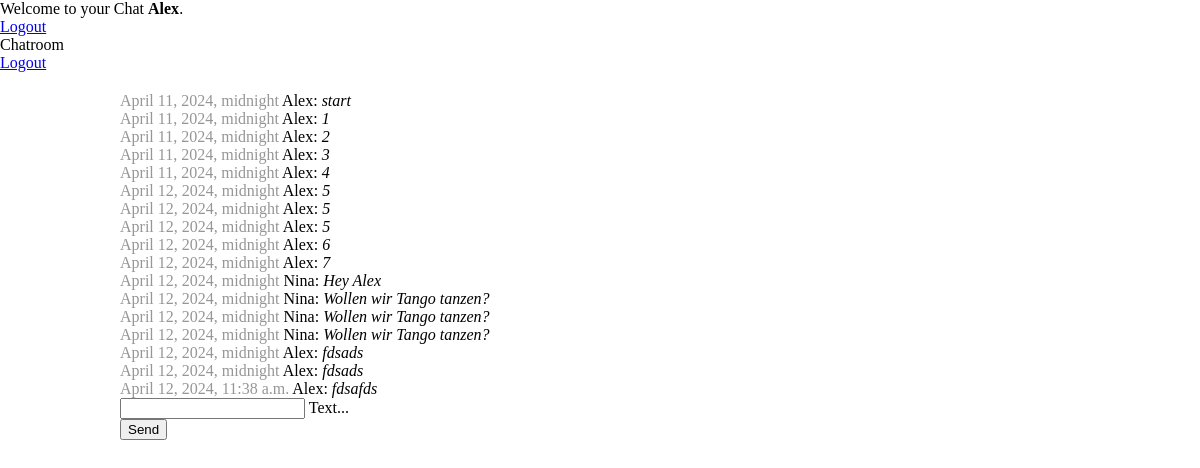
The app's page / (signed in) with its own data.
### chat/models.py (models this page shows)
class Message(models.Model):
    text = models.CharField(max_length=500)
    created_at = models.DateTimeField(default=timezone.now)
    chat = models.ForeignKey(Chat, on_delete=models.CASCADE, related_name='chat_messages_set', default=None, blank=True, null=True) # default is None, feld darf leer sein und die DB darf null sein
    author = models.ForeignKey(settings.AUTH_USER_MODEL, on_delete=models.CASCADE, related_name='author_messages_set')
    receiver = models.ForeignKey(settings.AUTH_USER_MODEL, on_delete=models.CASCADE, related_name='receiver_messages_set')

### chat/views.py (the view, shortened to what this page needs)
# urls.py: path('', index),
@login_required(login_url='/login/')
def index(request):
    chat_messages = Message.objects.filter(chat__id=1)
    last_message_date = chat_messages.last().created_at
    last_message_date_time = last_message_date.strftime('%Y-%m-%d %H:%M:%S')
    print('Last Message Date: ', last_message_date_time)
    return render(request, 'chat/index.html', {'chat_messages': chat_messages, 'last_message_date_time': last_message_date_time})

### chat/templates/chat/index.html (shortened to what this page needs)
{% extends "base.html" %} {% block content %} {% if request.user.is_authenticated %}
<div id="messageContainer">
{% for message in chat_messages %}
  <div><span class="color-gray"> {{message.created_at}} </span> {{message.author}}: <i>{{message.text}}</i></div>
  {% endfor %}
</div>
<form onsubmit="sendMessage(); return false;" method="post">
  <div class="mdl-textfield mdl-js-textfield mdl-textfield--floating-label">
    <input class="mdl-textfield__input" name="textmessage" type="text" id="messagefield" />
    <label class="mdl-textfield__label" for="messagefield">Text...</label>
  </div>
  <button class="mdl-button mdl-js-button mdl-button--raised mdl-js-ripple-effect mdl-button--accent">Send</button>
</form>
{% else %}
<h1>You are not logged in</h1>
<p>Bitte logge Dich ein: <a href="/login/">Login</a></p>
{% endif %} {% endblock %}

### templates/base.html (shortened to what this page needs)
<!DOCTYPE html>
<html lang="en">
  <head>
    <link rel="stylesheet" href="https://code.getmdl.io/1.3.0/material.indigo-pink.min.css" />
    {% load static %}
    <link rel="stylesheet" href="{% static 'css/style.css' %}" />
  </head>
  <body>
    <div class="mdl-layout mdl-js-layout mdl-layout--fixed-header">
      <header class="mdl-layout__header">
        <div class="mdl-layout__header-row">
          {% if request.user.is_authenticated %}
          <span class="mdl-layout-title welcome_line">Welcome to your Chat <strong> {{request.user.username}}</strong>.</span>
          {% else %}
          <span class="mdl-layout-title welcome_line">Welcome to Chatroom</span>
          <span class="mdl-layout-title welcome_line welcome_line_mobile">Chatroom</span>
          {% endif %}
          <nav class="mdl-navigation my_navigation">
            {% if request.user.is_authenticated %}
            <a class="mdl-button mdl-js-button mdl-button--raised mdl-js-ripple-effect mdl-color-text--indigo-900 mdl-color--indigo-100" href="{% url 'logout' %}">Logout</a>
            {% endif %}
          </nav>
        </div>
      </header>
      <div class="mdl-layout__drawer">
        <span class="mdl-layout-title">Chatroom</span>
        <nav class="mdl-navigation">
          <a class="mdl-navigation__link" href="{% url 'logout' %}">Logout</a>
        </nav>
      </div>
      <main class="main">
        <div class="page-content">{% block content %} {% endblock %}</div>
      </main>
    </div>
  </body>
</html>

### static/css/style.css (style rules this page uses)
body { margin: 0; padding: 0; }
.main { display: flex; align-items: center; justify-content: center; }
.page-content { width: 80%; padding: 20px 30px; }
.color-gray { color: rgb(150, 150, 150); }

### records on screen
Message: created_at "April 11, 2024, midnight", author "Alex", text "start"
Message: created_at "April 11, 2024, midnight", author "Alex", text "1"
Message: created_at "April 11, 2024, midnight", author "Alex", text "2"
Message: created_at "April 11, 2024, midnight", author "Alex", text "3"
Message: created_at "April 11, 2024, midnight", author "Alex", text "4"
Message: created_at "April 12, 2024, midnight", author "Alex", text "5"
Message: created_at "April 12, 2024, midnight", author "Alex", text "5"
Message: created_at "April 12, 2024, midnight", author "Alex", text "5"
Message: created_at "April 12, 2024, midnight", author "Alex", text "6"
Message: created_at "April 12, 2024, midnight", author "Alex", text "7"
Message: created_at "April 12, 2024, midnight", author "Nina", text "Hey Alex"
Message: created_at "April 12, 2024, midnight", author "Nina", text "Wollen wir Tango tanzen?"
Message: created_at "April 12, 2024, midnight", author "Nina", text "Wollen wir Tango tanzen?"
Message: created_at "April 12, 2024, midnight", author "Nina", text "Wollen wir Tango tanzen?"
Message: created_at "April 12, 2024, midnight", author "Alex", text "fdsads"
Message: created_at "April 12, 2024, midnight", author "Alex", text "fdsads"
Message: created_at "April 12, 2024, 11:38 a.m.", author "Alex", text "fdsafds"

### other values on screen
{{ request.user.username }} "Alex"
